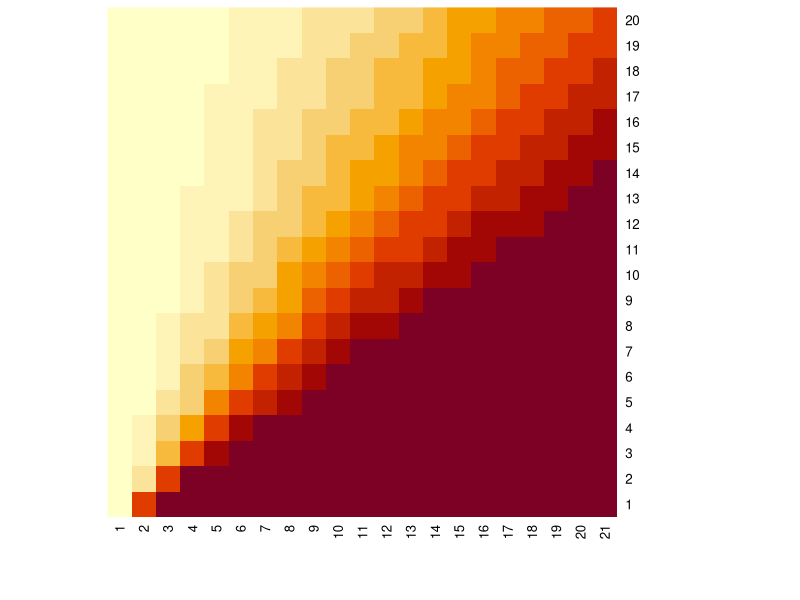

Write R code to recreate this figure.
setwd('/Users/jedrzejsarna/Desktop/II stopien 3 semestr/Testowanie hipotez statystycznych')

#Test t-studenta wariant 1
#Wygenerujmy n=20 obserwacji z rozkładu 𝑁(𝑑, 𝑠) dla 𝑑 ∈ [0,10] , 𝑠 ∈ [1,20].
#Testujemy 𝐻􏰂: 𝑑 ≤ 0 przeciwko 𝐻􏰁: 𝑑 > 0. Wykonać test t-studenta dla 𝑑 = 1 i 𝑠 = 5 (oprogramować i gotowiec)
#Obliczyć moc empiryczną w tym przypadku. Sporządzić wykres mocy empirycznej w zależności od 𝑑, 𝑠.

n<-20
m<-0 #nasza podstawowa srednia
X<-rnorm(n,1,5) 
X
T <- sqrt(1/n)*(sum(X-m))/sqrt(sum((X-mean(X))^2)/(n-1)) # nasza statystyka z wykladu U(Y) czyli T(X), liczone na piechote

p<-1-pt(T,n-1) # nasza p-wartosc, ze wzoru z wykladu
T
p
#Gotowy test uzyskujemy formuła
t.test(X,mu=0,alternative="greater")

#Obliczmy teraz empiryczną moc
mc<- 10000
n <- 20
m<-0
alpha<-0.05
T <- c()
P <- c()
M <- c()
for (i in 1:mc)
{
  X <- rnorm(n,1,5)
  T[i]<-sqrt(1/n)*(sum(X-m))/sqrt(sum((X-mean(X))^2)/(n-1))
  P[i]=1-pt(T[i],n-1)
  M[i]<-0
  if(P[i]< alpha){
    M[i] <- 1
    } 
}
mean(M)

#Teraz sporządzimy wykres mocy w zależności od 𝑑, 𝑠 mc<- 1000
n <- 20
m<-0
alpha<-0.05
T <- c()
P <- c()
M <- c()
Moc<- matrix(0,nrow=20,ncol=21)
for (j in 1:21){
  for (k in 1:20) { 
    d<-(j-1)*0.5
    s<-k
    for (i in 1:mc) {
    X <- rnorm(n,d,s)
    T[i]<-sqrt(1/n)*(sum(X-m))/sqrt(sum((X-mean(X))^2)/(n-1))
    P[i]=1-pt(T[i],n-1)
    M[i]<-0
    if(P[i]< alpha) {
      M[i] <- 1}
    }
  Moc[k,j]<-mean(M)
  }
}
heatmap(Moc,Rowv=NA,Colv=NA,scale="none")





#Test t-studenta wariant 2

library(readxl)
spalanie <- read_excel("Baza 2.1.xlsx")
X<-spalanie$"Typ 1"-spalanie$"Typ 2"
X
n<-length(X)
T<-sqrt(1/n)*(sum(X-0))/sqrt(sum((X-mean(X))^2)/(n-1))
p<-2*(1-pt(abs(T),n-1)) #p wartosc dla 2 wariantu
mean(X)
T
p
#Gotowy test uzyskujemy formułą:
t.test(X,mu=0,alternative="two.sided")





#Test t-studenta wariant 3

Baza<- read_excel("Baza 2.2.xlsx")
X<-na.exclude(Baza$"Zdrowi")
Y<-na.exclude(Baza$"Chorzy")
nx<-length(X)
ny<-length(Y)
T<-sqrt((nx*ny)/(nx+ny))*((mean(Y)-mean(X))/sqrt((sum((X-mean(X))^2)+sum((Y-mean(Y))^2))/(nx+ny-2))) #wzor dla dwoch rozkladow
p<-1-pt(T,nx+ny-2) #wzor na p wartosc
mean(Y)-mean(X)
T
p
#Gotowy test uzyskujemy formułą:
t.test(Y,X,var.equal=TRUE,alternative="greater")





#Test t-studenta wariant 4
p<-2*(1-pt(abs(T),nx+ny-2))
abs(mean(Y)-mean(X))
T
p
#Gotowy test uzyskujemy formułą:
t.test(Y,X,var.equal=TRUE,alternative="two.sided")
